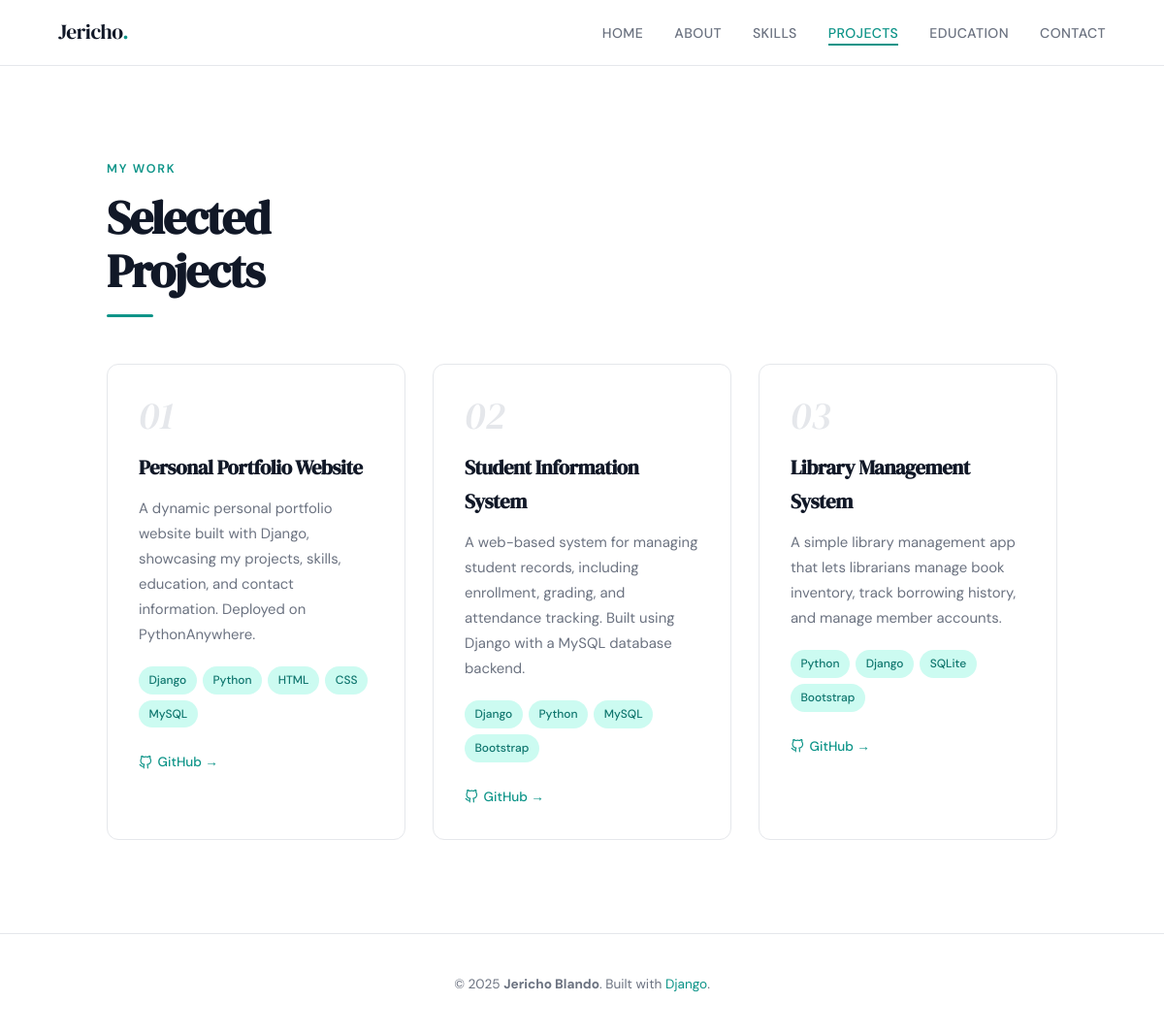
/projects/, run on the app's committed database.
### portfolio/models.py (models this page shows, shortened)
class Project(models.Model):
    title = models.CharField(max_length=200)
    description = models.TextField()
    technologies = models.CharField(max_length=300, help_text='Comma-separated list of tools/technologies')
    github_link = models.URLField(blank=True)
    live_link = models.URLField(blank=True)
    order = models.IntegerField(default=0)
    featured = models.BooleanField(default=False)
    def get_tech_list(self):
        return [t.strip() for t in self.technologies.split(',')]
    class Meta:
        ordering = ['order', 'title']

### portfolio/views.py (the view)
# urls.py: path('projects/', views.projects, name='projects'),
def projects(request):
    profile = get_profile()
    all_projects = Project.objects.all()
    context = {'profile': profile, 'projects': all_projects, 'active': 'projects'}
    return render(request, 'portfolio/projects.html', context)

### portfolio/views.py (called while the page is built)
def get_profile():
    return Profile.objects.first()

### portfolio/templates/portfolio/projects.html (shortened to what this page needs)
{% extends 'portfolio/base.html' %}
{% block content %}
<div class="section">
  <p class="section-label">My Work</p>
  <h1 class="section-title">Selected<br>Projects</h1>
  <div class="divider"></div>
  {% if projects %}
  <div class="projects-grid">
    {% for project in projects %}
    <div class="project-card fade-in">
      <div class="project-number">0{{ forloop.counter }}</div>
      <h2 class="project-title">{{ project.title }}</h2>
      <p class="project-desc">{{ project.description }}</p>
      <div class="project-tech">
        {% for tech in project.get_tech_list %}
        <span class="tech-tag">{{ tech }}</span>
        {% endfor %}
      </div>
      <div class="project-links">
        {% if project.github_link %}
        <a href="{{ project.github_link }}" target="_blank" class="project-link">
          <i data-feather="github" style="width:14px;height:14px;"></i> GitHub →
        </a>
        {% endif %}
      </div>
    </div>
    {% endfor %}
  </div>
  {% else %}
  <p style="color:var(--muted)">No projects added yet. Add them from the Django admin panel.</p>
  {% endif %}
</div>
{% endblock %}

### portfolio/static/portfolio/css/style.css (style rules this page uses)
:root { --teal: #0d9488; --teal-light: #ccfbf1; --teal-dark: #0f766e; --ink: #111827; --ink-soft: #374151; --muted: #6b7280; --border: #e5e7eb; --bg: #ffffff; --bg-soft: #f9fafb; --radius: 12px; --nav-h: 68px; --serif: 'DM Serif Display', Georgia, serif; --sans: 'DM Sans', sans-serif; --transition: 0.25s cubic-bezier(0.4, 0, 0.2, 1); }
*, *::before, *::after { box-sizing: border-box; margin: 0; padding: 0; }
html { scroll-behavior: smooth; font-size: 16px; }
body { font-family: var(--sans); background: var(--bg); color: var(--ink); line-height: 1.7; -webkit-font-smoothing: antialiased; }
.section { padding: 6rem 5%; max-width: 1100px; margin: 0 auto; }
.section-label { font-size: 0.78rem; font-weight: 600; letter-spacing: 0.14em; text-transform: uppercase; color: var(--teal); margin-bottom: 0.75rem; }
.section-title { font-family: var(--serif); font-size: clamp(2rem, 4vw, 3rem); line-height: 1.15; color: var(--ink); margin-bottom: 1rem; letter-spacing: -0.03em; }
.divider { width: 48px; height: 3px; background: var(--teal); border-radius: 2px; margin-bottom: 3rem; }
.projects-grid { display: grid; grid-template-columns: repeat(auto-fit, minmax(300px, 1fr)); gap: 1.75rem; }
.project-card { border: 1px solid var(--border); border-radius: var(--radius); padding: 2rem; background: var(--bg); transition: all var(--transition); position: relative; overflow: hidden; }
.project-card::before { content: ''; position: absolute; top: 0; left: 0; right: 0; height: 3px; background: linear-gradient(90deg, var(--teal), #34d399); transform: scaleX(0); transform-origin: left; transition: transform var(--transition); }
.project-number { font-family: var(--serif); font-size: 2.5rem; color: var(--border); line-height: 1; margin-bottom: 1rem; font-style: italic; }
.project-title { font-family: var(--serif); font-size: 1.3rem; color: var(--ink); margin-bottom: 0.75rem; letter-spacing: -0.02em; }
.project-desc { font-size: 0.93rem; color: var(--muted); line-height: 1.75; margin-bottom: 1.25rem; }
.project-tech { display: flex; flex-wrap: wrap; gap: 0.4rem; margin-bottom: 1.5rem; }
.tech-tag { font-size: 0.75rem; font-weight: 500; padding: 0.25rem 0.65rem; background: var(--teal-light); color: var(--teal-dark); border-radius: 99px; }
.project-links { display: flex; gap: 1rem; }
.project-link { font-size: 0.85rem; font-weight: 500; color: var(--teal); text-decoration: none; display: flex; align-items: center; gap: 0.35rem; transition: gap var(--transition); }
.fade-in { opacity: 0; transform: translateY(20px); transition: opacity 0.6s ease, transform 0.6s ease; }
.fade-in.visible { opacity: 1; transform: none; }

### data on the page
Project: title "Personal Portfolio Website", description "A dynamic personal portfolio website built with Django, showcasing my projects, skills, education, and contact information. Deployed on PythonAnywhere.", get_tech_list "Django" "Python" "HTML" "CSS" "MySQL"
Project: title "Student Information System", description "A web-based system for managing student records, including enrollment, grading, and attendance tracking. Built using Django with a MySQL database backend.", get_tech_list "Django" "Python" "MySQL" "Bootstrap"
Project: title "Library Management System", description "A simple library management app that lets librarians manage book inventory, track borrowing history, and manage member accounts.", get_tech_list "Python" "Django" "SQLite" "Bootstrap"
